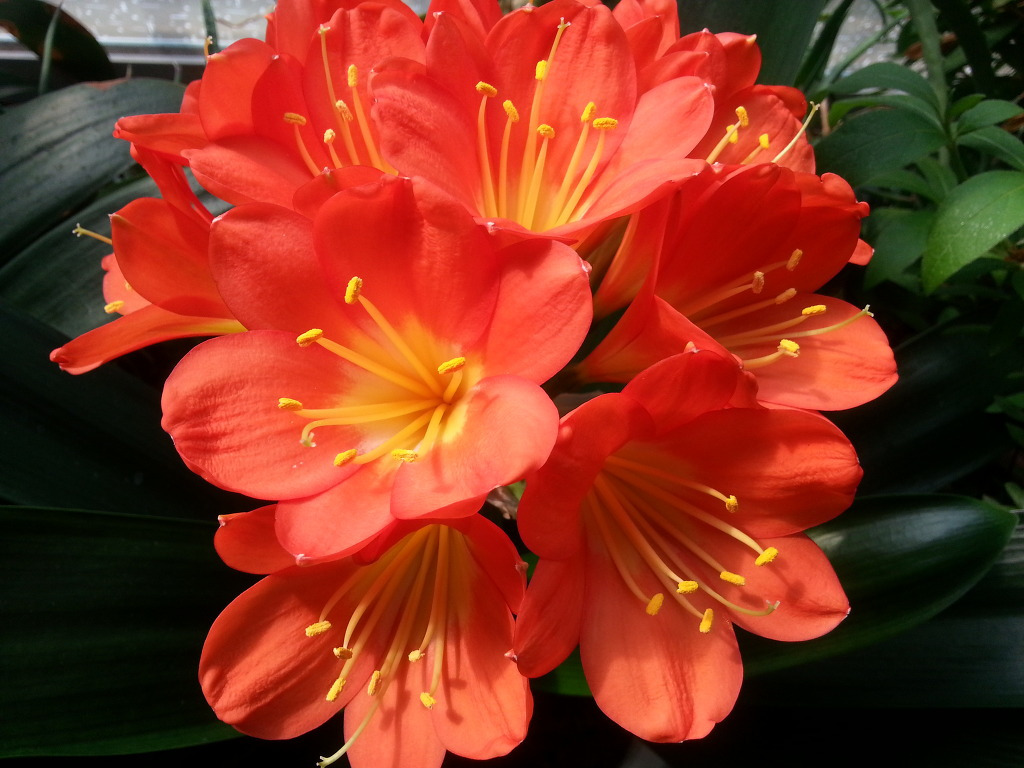
#> input picture opencv/flower1.jpg, 1024 x 768 px
$ python histcalc_mask.py
#> lines starting #> are read from the running program, lines starting #| are printed output that depends on the picture
import cv2
import numpy as np
from matplotlib import pyplot as plt

img = cv2.imread('flower1.jpg')
#> img is the input picture: shape (768, 1024, 3); mean B, G, R 32.3, 52.2, 135.2

mask = np.zeros(img.shape[:2], np.uint8)
mask[100:300, 100:400] =255
masked_img = cv2.bitwise_and(img, img, mask=mask)
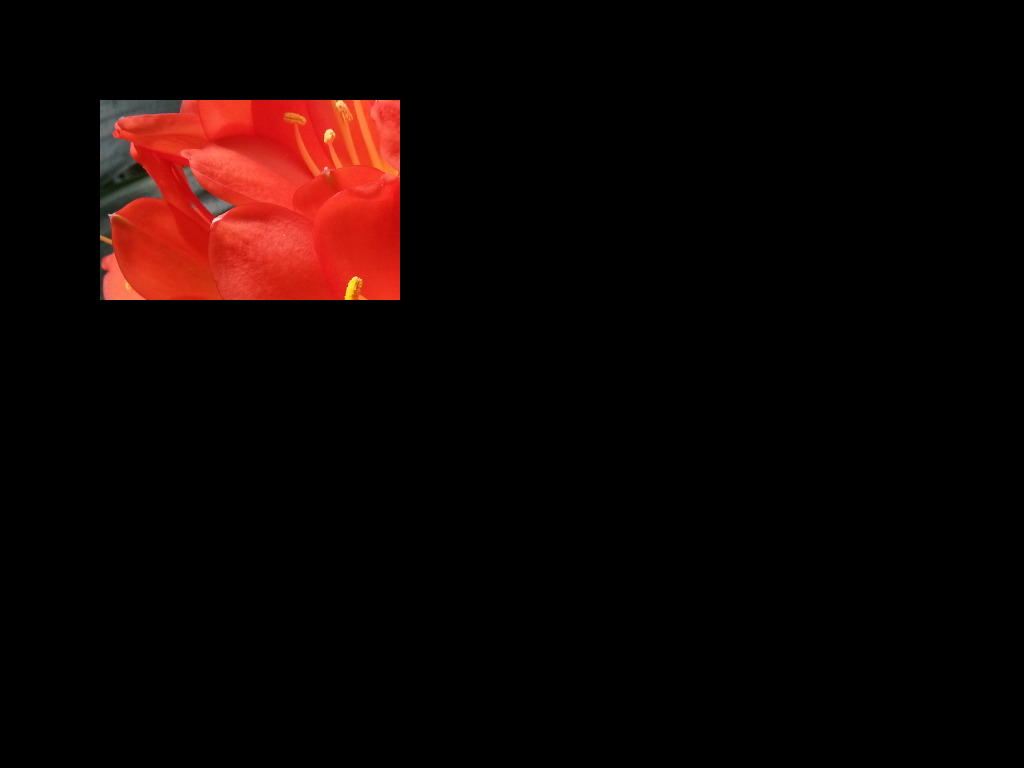
#> masked_img: shape (768, 1024, 3); mean B, G, R 2.9, 4.1, 15.9

hist_full = cv2.calcHist([img], [0], None, [256], [0,256])
#> hist_full = 256 values, max 82847 at index 0, min 0 at index 235, mean 3072
hist_mask = cv2.calcHist([img],[0],mask,[256],[0,256])
#> hist_mask = 256 values, max 1935 at index 18, min 0 at index 140, mean 234.4

plt.subplot(221), plt.imshow(img, 'gray')
plt.subplot(222), plt.imshow(mask, 'gray')
plt.subplot(223), plt.imshow(masked_img, 'gray')
plt.subplot(224), plt.plot(hist_full), plt.plot(hist_mask)
plt.xlim([0,256])

plt.show()
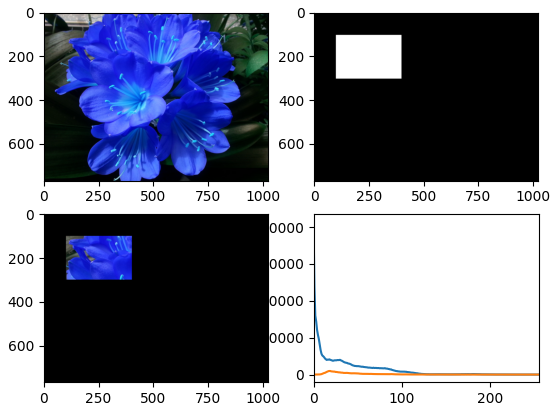
#> figure drawn by matplotlib, 4 panels; B, G, R data is drawn as R, G, B; panel 4: curve peaks at x = 0, y = 82847; panel 4: curve peaks at x = 18, y = 1935

$ run again, with opencv/flower2.jpg copied over opencv/flower1.jpg
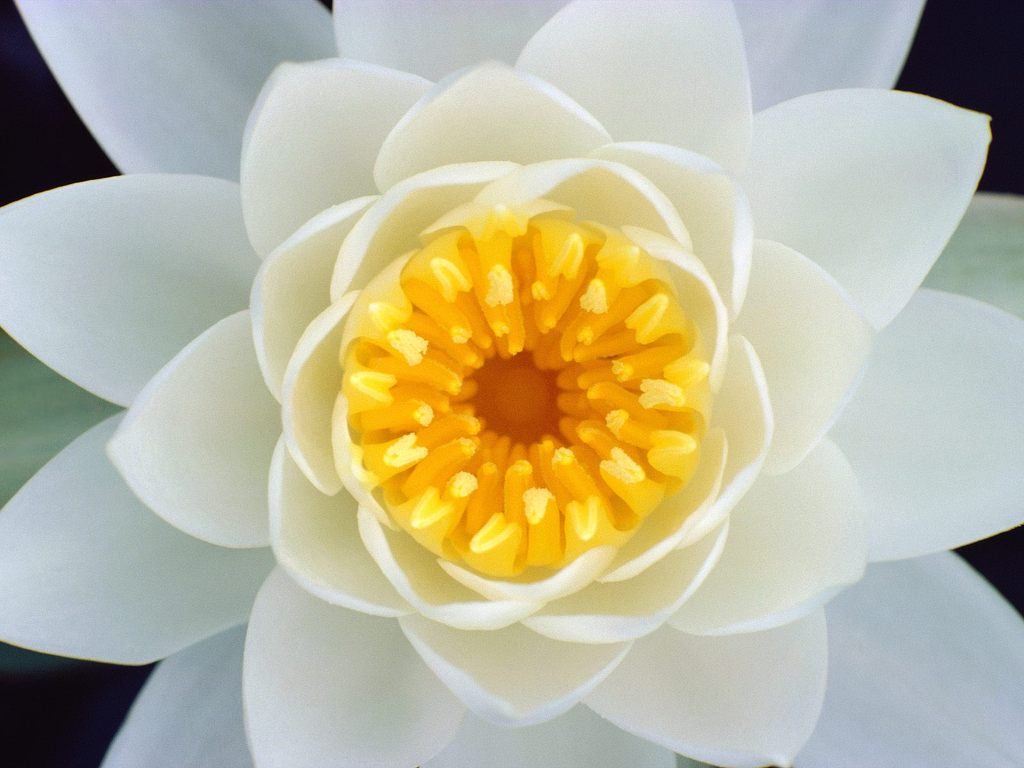
#> input picture opencv/flower2.jpg, 1024 x 768 px
#> img is the input picture: shape (768, 1024, 3); mean B, G, R 158.5, 184.1, 188.1
#> `masked_img = cv2.bitwise_and(img, img, mask=mask)`:
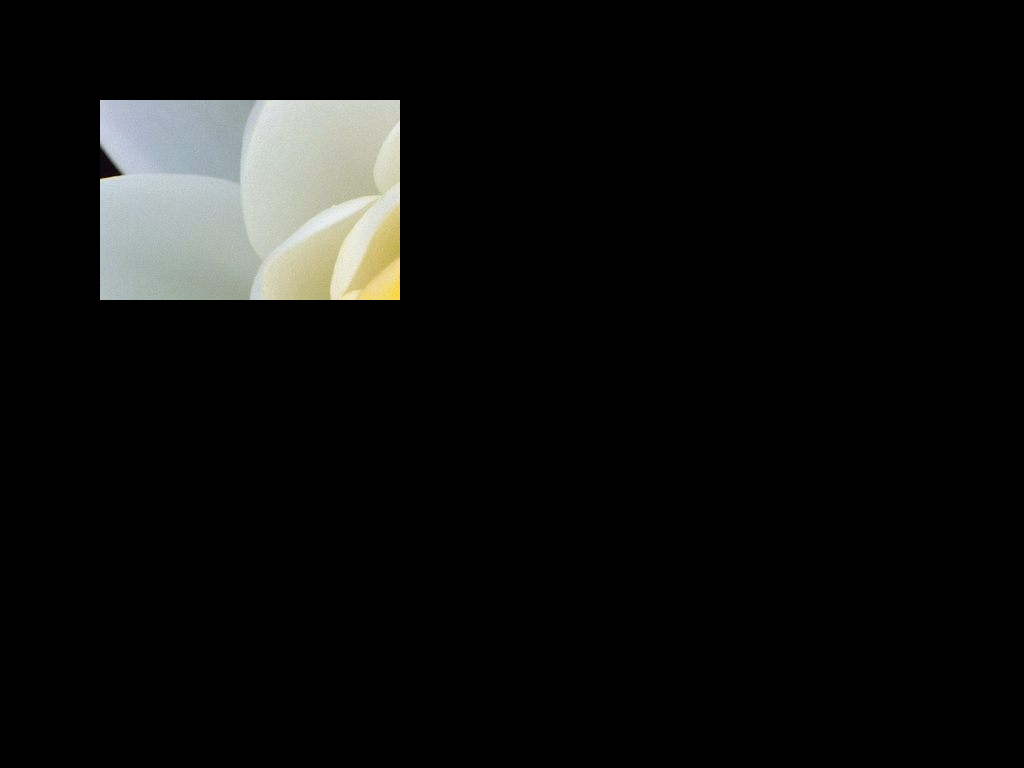
#> masked_img: shape (768, 1024, 3); mean B, G, R 14, 14.9, 14.5
#> hist_full = 256 values, max 13911 at index 210, min 0 at index 255, mean 3072
#> hist_mask = 256 values, max 1392 at index 189, min 0 at index 28, mean 234.4
#> `plt.show()`:
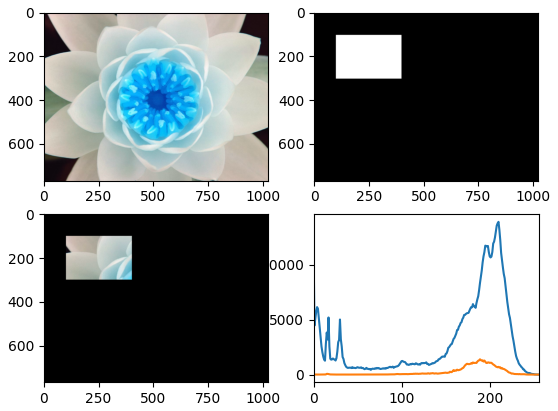
#> figure drawn by matplotlib, 4 panels; B, G, R data is drawn as R, G, B; panel 4: curve peaks at x = 210, y = 13911; panel 4: curve peaks at x = 189, y = 1392

$ run again, with opencv/sample.jpg copied over opencv/flower1.jpg
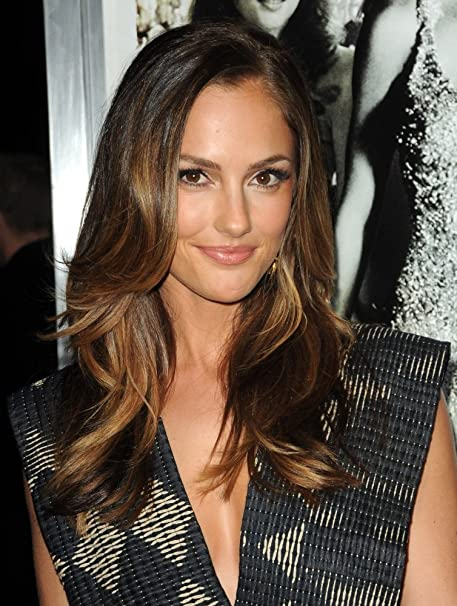
#> input picture opencv/sample.jpg, 457 x 606 px
#> img is the input picture: shape (606, 457, 3); mean B, G, R 69.8, 81.6, 96.4
#> `masked_img = cv2.bitwise_and(img, img, mask=mask)`:
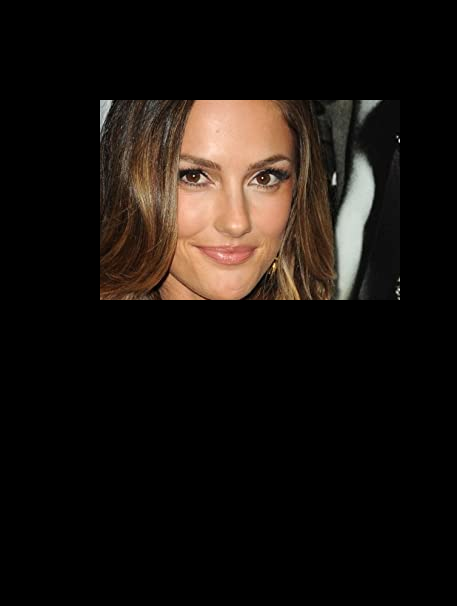
#> masked_img: shape (606, 457, 3); mean B, G, R 15.2, 19.3, 25.2
#> hist_full = 256 values, max 9576 at index 1, min 58 at index 254, mean 1081.8
#> hist_mask = 256 values, max 1698 at index 12, min 0 at index 212, mean 234.4
#> `plt.show()`:
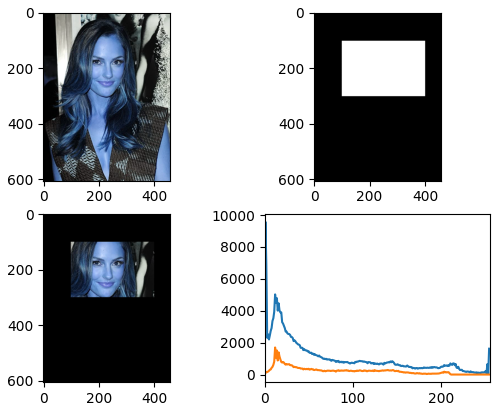
#> figure drawn by matplotlib, 4 panels; B, G, R data is drawn as R, G, B; panel 4: curve peaks at x = 1, y = 9576; panel 4: curve peaks at x = 12, y = 1698
